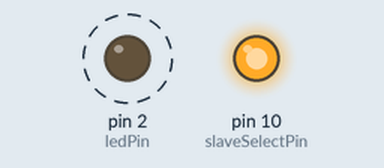
Recording of a sketch running on a simulated Arduino Pro Mini, built with avr-gcc and run on an emulated ATmega328P. Parts: output pins drawn as LEDs (lit = HIGH). Dashed ring = blinking.

Above: at 0.18 s.
Timing chart, 0 to 3.0 s (numbered marks = the images above):
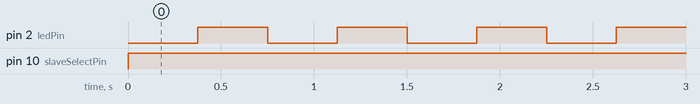

Measured:
- by itself, pin 2 (ledPin): alternates HIGH for 0.38 s and LOW for 0.38 s
- by itself, pin 10 (slaveSelectPin): LOW → HIGH at 0.00 s

The sketch:

AD5262Digipot_wClockDivider.ino
```cpp
/*
  Digital Pot Control

  This example controls an Analog Devices AD5262 digital potentiometer.
  The AD5220 has 2 potentiometer channels. Each channel's pins are labeled
  A - connect this to voltage
  W - this is the pot's wiper, which changes when you set it
  B - connect this to ground.

 The AD5262 is SPI-compatible.  To command it, you send one bit specifying
 which potentiometer channel followed by one byte specifyin the resistance
 value (0 - 255).

 The circuit:
  * CS - to Arduino digital pin 10  (SS pin)
  * SDI - to Arduino digital pin 11 (MOSI pin)
  * CLK - to Arduino digital pin 13 (SCK pin)

 Created 29 Dec 2015
 by Chip Audette

 based on AD5260Digipot_wClockDivider by Chip Audette
 which is based on Arduino Example AD5206 by Tom Igoe

*/


// include the SPI library:
#include <SPI.h>

//Clockspeed routines from: http://forum.arduino.cc/index.php?topic=223771.0
//define constants for changing the clock speed
#define CLOCK_PRESCALER_1   (0x0)  //  16MHz   (FYI: 15mA   on an Arduino Pro Mini @5V Vcc w. LEDs removed)
#define CLOCK_PRESCALER_2   (0x1)  //   8MHz   (FYI: 10mA   on an Arduino Pro Mini @5V Vcc w. LEDs removed)
#define CLOCK_PRESCALER_4   (0x2)  //   4MHz   (FYI:  8mA   on an Arduino Pro Mini @5V Vcc w. LEDs removed)
#define CLOCK_PRESCALER_8   (0x3)  //   2MHz   (FYI:  6.5mA on an Arduino Pro Mini @5V Vcc w. LEDs removed)
#define CLOCK_PRESCALER_16  (0x4)  //   1MHz   (FYI:  5.5mA on an Arduino Pro Mini @5V Vcc w. LEDs removed)
#define CLOCK_PRESCALER_32  (0x5)  // 500KHz   (FYI:  5mA   on an Arduino Pro Mini @5V Vcc w. LEDs removed)
#define CLOCK_PRESCALER_64  (0x6)  // 250KHz   (FYI:  4.8mA on an Arduino Pro Mini @5V Vcc w. LEDs removed)
#define CLOCK_PRESCALER_128 (0x7)  // 125KHz   (FYI:  4.8mA on an Arduino Pro Mini @5V Vcc w. LEDs removed)
#define CLOCK_PRESCALER_256 (0x8)  // 62.5KHz  (FYI:  4.6mA on an Arduino Pro Mini @5V Vcc w. LEDs removed)

// Choose which default Prescaler option that will be used in this sketch
#define    CLOCK_PRESCALE_DEFAULT   CLOCK_PRESCALER_16


// set pin 10 as the slave select for the digital pot:
const int slaveSelectPin = 10;
const int ledPin = 2;
int LED_ON = 1;
void setup() {
  //change clockspeed
  setPrescale();   // reduce MPU power usage at run-time by slowing down the Main Clock source


  //start serial for debugging
  Serial.begin(115200);

  // set the slaveSelectPin as an output:
  pinMode (slaveSelectPin, OUTPUT);
  pinMode (slaveSelectPin, HIGH);
  pinMode(ledPin,OUTPUT);
  digitalWrite(ledPin,LED_ON);

  // initialize SPI:
  SPI.begin();
  SPI.beginTransaction(SPISettings(20000000, MSBFIRST, SPI_MODE0));
}

void loop() {

  // change the resistance from min to max:
  for (int level = 0; level < 255; level += 50) {
    LED_ON = !LED_ON;
    digitalWrite(ledPin,LED_ON);

    //to go as fast as possible, comment out these print statments
//    Serial.print("Commanding value: ");
//    Serial.print(level);
//    Serial.print(", Should Indicate ");
//    Serial.print(((float)level)/255.0*5.0);
//    Serial.println(" V");

    //send value to first channel via SPI
    digitalWrite(slaveSelectPin,LOW);// take the SS pin low to select the chip
    SPI.transfer(0b00000000);  //first channel
    SPI.transfer(level);//  send value via SPI:
    digitalWrite(slaveSelectPin,HIGH);// take the SS pin high to de-select the chip

    if (1) {
      //send value to first channel via SPI
      delayMicroseconds(20);  //I don't know how much delay is needed (if any).
      digitalWrite(slaveSelectPin,LOW);// take the SS pin low to select the chip
      SPI.transfer(0b00000001);  //second channel
      SPI.transfer(255-level);//  send value via SPI:
      digitalWrite(slaveSelectPin,HIGH);// take the SS pin high to de-select the chip
    }

    //wait to allow measurement with voltmeter (scale wait time by the pre-scaler!
    delay(3000/8);  //comment out this line to go as fast as possible
  }
}


/***********************************************************************
****
****   at run-time - MPU speed modifications
****
***********************************************************************/

void setPrescale() {

  /*
   * Setting the Prescale is a timed event,
   * meaning that two MCU instructions must be executed
   * within a few clockcycles.
   */

  //To ensure timed events, first turn off interrupts
  cli();                   // Disable interrupts
  CLKPR = _BV(CLKPCE);     //  Enable change. Write the CLKPCE bit to one and all the other to zero. Within 4 clock cycles, set CLKPR again
  CLKPR = CLOCK_PRESCALE_DEFAULT; // Change clock division. Write the CLKPS0..3 bits while writing the CLKPE bit to zero
  sei();                   // Enable interrupts


  // To get the fastest (and still reliable) ADC (Analog to Digital Converter)
  // operations, when changing the prescale register,
  // you also need to set the ADC_Clk_prescale in the ADCSRA register

                                                     // Preferred: 50KHz < ADC_Clk < 200KHz
#if  CLOCK_PRESCALE_DEFAULT == CLOCK_PRESCALER_1
#define ADC_SPEED 7                                  //ADC_Clk = F_CPU_Pre / 128 => 125KHz
#elif CLOCK_PRESCALE_DEFAULT == CLOCK_PRESCALER_2
#define ADC_SPEED 6                                  //ADC_Clk = F_CPU_Pre /  64 => 125KHz
#elif CLOCK_PRESCALE_DEFAULT == CLOCK_PRESCALER_4
#define ADC_SPEED 5                                  //ADC_Clk = F_CPU_Pre /  32 => 125KHz
#elif CLOCK_PRESCALE_DEFAULT == CLOCK_PRESCALER_8
#define ADC_SPEED 4                                  //ADC_Clk = F_CPU_Pre /  16 => 125KHz
#elif CLOCK_PRESCALE_DEFAULT == CLOCK_PRESCALER_16
#define ADC_SPEED 3                                  //ADC_Clk = F_CPU_Pre /   8 => 125KHz
#elif CLOCK_PRESCALE_DEFAULT == CLOCK_PRESCALER_32
#define ADC_SPEED 2                                  //ADC_Clk = F_CPU_Pre /   4 => 125KHz
#elif CLOCK_PRESCALE_DEFAULT == CLOCK_PRESCALER_64
#define ADC_SPEED 1                                  //ADC_Clk = F_CPU_Pre /   2 => 125KHz
#elif CLOCK_PRESCALE_DEFAULT == CLOCK_PRESCALER_128
#define ADC_SPEED 0                                  //ADC_Clk = F_CPU_Pre /   1 => 125KHz
#elif CLOCK_PRESCALE_DEFAULT == CLOCK_PRESCALER_256
#define ADC_SPEED 0                                  //ADC_Clk = F_CPU_Pre /   1 => 62.5KHz
#endif

  ADCSRA = ( 0x80 | ADC_SPEED);  // Activate ADC and set ADC_Clk
}
```
